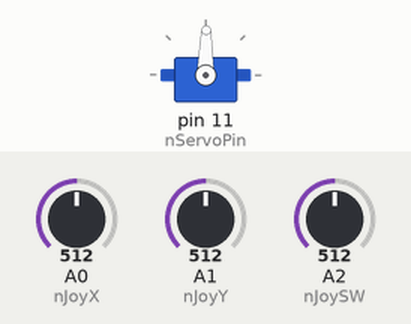
This sketch was run on a simulated Arduino Uno, built with avr-gcc and run on an emulated ATmega328P. Parts: servo. The inputs (shaded band) are chosen by the test bench; at power-on: A1 (nJoyY) = 512, A0 (nJoyX) = 512, A2 (nJoySW) = 512. What the sketch prints to the serial monitor is not drawn.

Above: at 2.2 s.
2.3 s: A1 (nJoyY) set to 716
At 2.7 s:
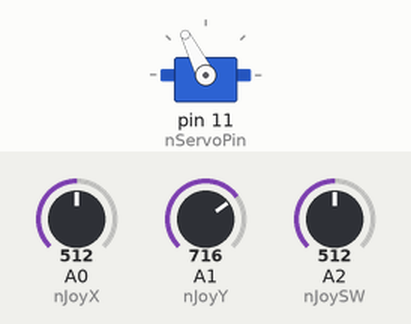
3.8 s: A1 (nJoyY) set to 900
At 5.0 s:
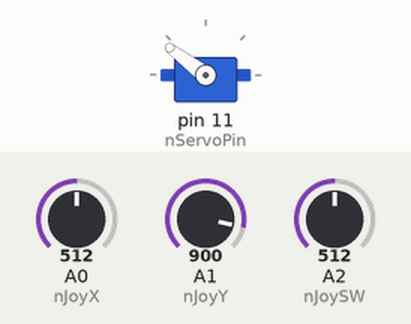
5.3 s: A1 (nJoyY) set to 1023
At 6.5 s:
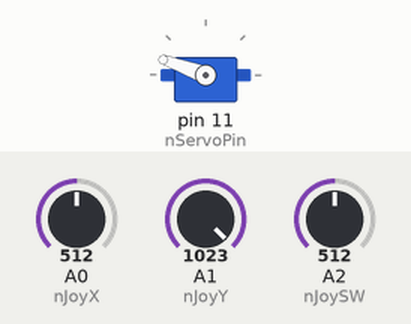
6.8 s: A1 (nJoyY) set to 306
At 7.4 s:
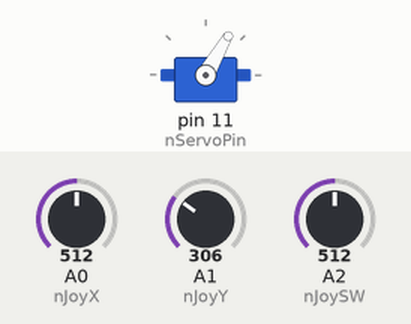
8.3 s: A1 (nJoyY) set to 150
At 8.6 s:
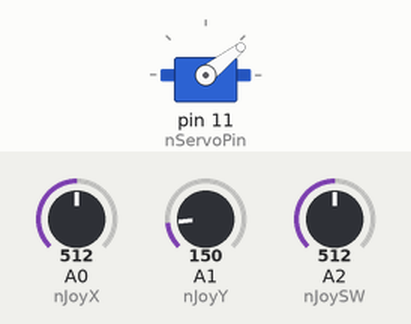
9.8 s: A1 (nJoyY) set to 511
At 11.0 s:
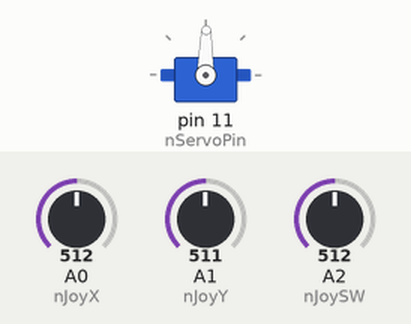
Timing chart, 0 to 12.3 s (numbered marks = the images above; inputs shaded):
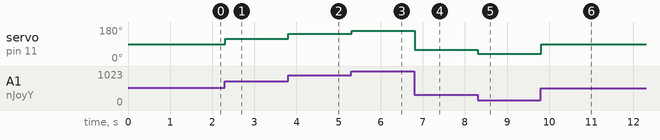

Measured:
- after the input at 2.3 s, servo on pin 11 (nServoPin): 89° → 117° at once
- after the input at 3.8 s, servo on pin 11 (nServoPin): 117° → 143° at once
- after the input at 5.3 s, servo on pin 11 (nServoPin): 143° → 160° at once
- after the input at 6.8 s, servo on pin 11 (nServoPin): 160° → 60° at once
- after the input at 8.3 s, servo on pin 11 (nServoPin): 60° → 38° at once
- after the input at 9.8 s, servo on pin 11 (nServoPin): 38° → 89° at once

The sketch:

pwm_servo_advanced_leo.ino
```cpp
#include <Servo.h>
#include <Wire.h>

// assigning analog pin layout
// A0: x-axis, A1: y-axis, A2: vertical switch
#define nJoyX  A0
#define nJoyY  A1
#define nJoySW A2

// assigning the servo pin address
Servo myServo;
int nServoPin = 11;

// setting the min-max angle
const int nMinAng = 20;
const int nMaxAng = 160;
const int nTrimAng = (nMinAng + nMaxAng)/(2);

// joystick status
int nJoy[3] = {0, 0, 0};
const int nJoyMode = 3;
const int nMinJoyAnalog = 16;
const int nMaxJoyAnalog = 1020;

// initialization
void setup()
{
  // put your setup code here, to run once:
  // initializing the serial monitor
  Serial.begin(115200);

  // initializing the wire library (assinging the address)
  Wire.begin();

  // mapping the pin layout for the joystick
  pinMode(nJoyX, INPUT_PULLUP);
  pinMode(nJoyY, INPUT_PULLUP);
  pinMode(nJoySW, INPUT_PULLUP);

  // setting the servo pwm pin
  myServo.attach(nServoPin);

  // setting the servo trim angle
  myServo.write(nTrimAng);
  delay(1000);
}

// recursive loop
void loop()
{
  // put your main code here, to run repeatedly:
  // reading joystick status
  nJoy[0] = analogRead(nJoyX);
  nJoy[1] = analogRead(nJoyY);
  nJoy[2] = analogRead(nJoySW);

  // for deugging
  Serial.print("Sending::(X,y,sw):\n");
  for (int i = 0; i < nJoyMode; i++)
    Serial.println(nJoy[i]);
  Serial.print("\n\n");

  // calculating the servo angle from the y-axis joystick
  int nAngle = map(nJoy[1], nMinJoyAnalog, nMaxJoyAnalog, nMinAng, nMaxAng);

  // controling the servo
  myServo.write(nAngle);
  delay(15);

  // for debugging
  Serial.print("servo angle:\n");
  Serial.println(nAngle);
  Serial.print("\n\n");
}
```
